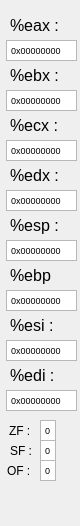
  <widget class="QDockWidget" name="dockWidget">
   <property name="minimumSize">
    <size>
     <width>80</width>
     <height>526</height>
    </size>
   </property>
   <property name="maximumSize">
    <size>
     <width>80</width>
     <height>526</height>
    </size>
   </property>
   <property name="font">
    <font>
     <family>Segoe UI</family>
     <pointsize>7</pointsize>
    </font>
   </property>
   <property name="allowedAreas">
    <set>Qt::LeftDockWidgetArea|Qt::RightDockWidgetArea</set>
   </property>
   <property name="windowTitle">
    <string>Reg&amp;CC</string>
   </property>
   <attribute name="dockWidgetArea">
    <number>1</number>
   </attribute>
   <widget class="QWidget" name="dockWidgetContents">
    <widget class="QLabel" name="text_eax">
     <property name="geometry">
      <rect>
       <x>10</x>
       <y>-10</y>
       <width>70</width>
       <height>71</height>
      </rect>
     </property>
     <property name="font">
      <font>
       <family>Segoe UI</family>
       <pointsize>12</pointsize>
       <weight>50</weight>
       <bold>false</bold>
      </font>
     </property>
     <property name="text">
      <string>%eax :</string>
     </property>
    </widget>
    <widget class="QLabel" name="text_ebx">
     <property name="geometry">
      <rect>
       <x>10</x>
       <y>40</y>
       <width>81</width>
       <height>71</height>
      </rect>
     </property>
     <property name="font">
      <font>
       <family>Segoe UI</family>
       <pointsize>12</pointsize>
       <weight>50</weight>
       <bold>false</bold>
      </font>
     </property>
     <property name="text">
      <string>%ebx :</string>
     </property>
    </widget>
    <widget class="QLabel" name="text_ecx">
     <property name="geometry">
      <rect>
       <x>10</x>
       <y>90</y>
       <width>81</width>
       <height>71</height>
      </rect>
     </property>
     <property name="font">
      <font>
       <family>Segoe UI</family>
       <pointsize>12</pointsize>
       <weight>50</weight>
       <bold>false</bold>
      </font>
     </property>
     <property name="text">
      <string>%ecx :</string>
     </property>
    </widget>
    <widget class="QLabel" name="text_edx">
     <property name="geometry">
      <rect>
       <x>10</x>
       <y>140</y>
       <width>81</width>
       <height>71</height>
      </rect>
     </property>
     <property name="font">
      <font>
       <family>Segoe UI</family>
       <pointsize>12</pointsize>
       <weight>50</weight>
       <bold>false</bold>
      </font>
     </property>
     <property name="text">
      <string>%edx :</string>
     </property>
    </widget>
    <widget class="QLabel" name="text_esp">
     <property name="geometry">
      <rect>
       <x>10</x>
       <y>190</y>
       <width>70</width>
       <height>71</height>
      </rect>
     </property>
     <property name="font">
      <font>
       <family>Segoe UI</family>
       <pointsize>12</pointsize>
       <weight>50</weight>
       <bold>false</bold>
      </font>
     </property>
     <property name="text">
      <string>%esp :</string>
     </property>
    </widget>
    <widget class="QLabel" name="text_ebp">
     <property name="geometry">
      <rect>
       <x>10</x>
       <y>240</y>
       <width>70</width>
       <height>71</height>
      </rect>
     </property>
     <property name="font">
      <font>
       <family>Segoe UI</family>
       <pointsize>12</pointsize>
       <weight>50</weight>
       <bold>false</bold>
      </font>
     </property>
     <property name="text">
      <string>%ebp</string>
     </property>
    </widget>
    <widget class="QLabel" name="text_esi">
     <property name="geometry">
      <rect>
       <x>10</x>
       <y>290</y>
       <width>70</width>
       <height>71</height>
      </rect>
     </property>
     <property name="font">
      <font>
       <family>Segoe UI</family>
       <pointsize>12</pointsize>
       <weight>50</weight>
       <bold>false</bold>
      </font>
     </property>
     <property name="text">
      <string>%esi :</string>
     </property>
    </widget>
    <widget class="QLabel" name="text_edi">
     <property name="geometry">
      <rect>
       <x>10</x>
       <y>340</y>
       <width>70</width>
       <height>71</height>
      </rect>
     </property>
     <property name="font">
      <font>
       <family>Segoe UI</family>
       <pointsize>12</pointsize>
       <weight>50</weight>
       <bold>false</bold>
      </font>
     </property>
     <property name="text">
      <string>%edi :</string>
     </property>
    </widget>
    <widget class="QTextBrowser" name="value_eax">
     <property name="geometry">
      <rect>
       <x>6</x>
       <y>40</y>
       <width>71</width>
       <height>21</height>
      </rect>
     </property>
     <property name="layoutDirection">
      <enum>Qt::RightToLeft</enum>
     </property>
     <property name="frameShadow">
      <enum>QFrame::Plain</enum>
     </property>
     <property name="lineWidth">
      <number>0</number>
     </property>
     <property name="verticalScrollBarPolicy">
      <enum>Qt::ScrollBarAlwaysOff</enum>
     </property>
     <property name="horizontalScrollBarPolicy">
      <enum>Qt::ScrollBarAlwaysOff</enum>
     </property>
     <property name="html">
      <string>&lt;!DOCTYPE HTML PUBLIC &quot;-//W3C//DTD HTML 4.0//EN&quot; &quot;http://www.w3.org/TR/REC-html40/strict.dtd&quot;&gt;
&lt;html&gt;&lt;head&gt;&lt;meta name=&quot;qrichtext&quot; content=&quot;1&quot; /&gt;&lt;style type=&quot;text/css&quot;&gt;
p, li { white-space: pre-wrap; }
&lt;/style&gt;&lt;/head&gt;&lt;body style=&quot; font-family:'Segoe UI'; font-size:7pt; font-weight:400; font-style:normal;&quot;&gt;
&lt;p style=&quot; margin-top:0px; margin-bottom:0px; margin-left:0px; margin-right:0px; -qt-block-indent:0; text-indent:0px;&quot;&gt;0x00000000&lt;/p&gt;&lt;/body&gt;&lt;/html&gt;</string>
     </property>
    </widget>
    <widget class="QTextBrowser" name="value_ebx">
     <property name="geometry">
      <rect>
       <x>6</x>
       <y>90</y>
       <width>71</width>
       <height>21</height>
      </rect>
     </property>
     <property name="layoutDirection">
      <enum>Qt::RightToLeft</enum>
     </property>
     <property name="frameShadow">
      <enum>QFrame::Plain</enum>
     </property>
     <property name="lineWidth">
      <number>0</number>
     </property>
     <property name="verticalScrollBarPolicy">
      <enum>Qt::ScrollBarAlwaysOff</enum>
     </property>
     <property name="horizontalScrollBarPolicy">
      <enum>Qt::ScrollBarAlwaysOff</enum>
     </property>
     <property name="html">
      <string>&lt;!DOCTYPE HTML PUBLIC &quot;-//W3C//DTD HTML 4.0//EN&quot; &quot;http://www.w3.org/TR/REC-html40/strict.dtd&quot;&gt;
&lt;html&gt;&lt;head&gt;&lt;meta name=&quot;qrichtext&quot; content=&quot;1&quot; /&gt;&lt;style type=&quot;text/css&quot;&gt;
p, li { white-space: pre-wrap; }
&lt;/style&gt;&lt;/head&gt;&lt;body style=&quot; font-family:'Segoe UI'; font-size:7pt; font-weight:400; font-style:normal;&quot;&gt;
&lt;p style=&quot; margin-top:0px; margin-bottom:0px; margin-left:0px; margin-right:0px; -qt-block-indent:0; text-indent:0px;&quot;&gt;0x00000000&lt;/p&gt;&lt;/body&gt;&lt;/html&gt;</string>
     </property>
    </widget>
    <widget class="QTextBrowser" name="value_ecx">
     <property name="geometry">
      <rect>
       <x>6</x>
       <y>140</y>
       <width>71</width>
       <height>21</height>
      </rect>
     </property>
     <property name="layoutDirection">
      <enum>Qt::RightToLeft</enum>
     </property>
     <property name="frameShadow">
      <enum>QFrame::Plain</enum>
     </property>
     <property name="lineWidth">
      <number>0</number>
     </property>
     <property name="verticalScrollBarPolicy">
      <enum>Qt::ScrollBarAlwaysOff</enum>
     </property>
     <property name="horizontalScrollBarPolicy">
      <enum>Qt::ScrollBarAlwaysOff</enum>
     </property>
     <property name="html">
      <string>&lt;!DOCTYPE HTML PUBLIC &quot;-//W3C//DTD HTML 4.0//EN&quot; &quot;http://www.w3.org/TR/REC-html40/strict.dtd&quot;&gt;
&lt;html&gt;&lt;head&gt;&lt;meta name=&quot;qrichtext&quot; content=&quot;1&quot; /&gt;&lt;style type=&quot;text/css&quot;&gt;
p, li { white-space: pre-wrap; }
&lt;/style&gt;&lt;/head&gt;&lt;body style=&quot; font-family:'Segoe UI'; font-size:7pt; font-weight:400; font-style:normal;&quot;&gt;
&lt;p style=&quot; margin-top:0px; margin-bottom:0px; margin-left:0px; margin-right:0px; -qt-block-indent:0; text-indent:0px;&quot;&gt;0x00000000&lt;/p&gt;&lt;/body&gt;&lt;/html&gt;</string>
     </property>
    </widget>
    <widget class="QTextBrowser" name="value_edx">
     <property name="geometry">
      <rect>
       <x>6</x>
       <y>190</y>
       <width>71</width>
       <height>21</height>
      </rect>
     </property>
     <property name="layoutDirection">
      <enum>Qt::RightToLeft</enum>
     </property>
     <property name="frameShadow">
      <enum>QFrame::Plain</enum>
     </property>
     <property name="lineWidth">
      <number>0</number>
     </property>
     <property name="verticalScrollBarPolicy">
      <enum>Qt::ScrollBarAlwaysOff</enum>
     </property>
     <property name="horizontalScrollBarPolicy">
      <enum>Qt::ScrollBarAlwaysOff</enum>
     </property>
     <property name="html">
      <string>&lt;!DOCTYPE HTML PUBLIC &quot;-//W3C//DTD HTML 4.0//EN&quot; &quot;http://www.w3.org/TR/REC-html40/strict.dtd&quot;&gt;
&lt;html&gt;&lt;head&gt;&lt;meta name=&quot;qrichtext&quot; content=&quot;1&quot; /&gt;&lt;style type=&quot;text/css&quot;&gt;
p, li { white-space: pre-wrap; }
&lt;/style&gt;&lt;/head&gt;&lt;body style=&quot; font-family:'Segoe UI'; font-size:7pt; font-weight:400; font-style:normal;&quot;&gt;
&lt;p style=&quot; margin-top:0px; margin-bottom:0px; margin-left:0px; margin-right:0px; -qt-block-indent:0; text-indent:0px;&quot;&gt;0x00000000&lt;/p&gt;&lt;/body&gt;&lt;/html&gt;</string>
     </property>
    </widget>
    <widget class="QTextBrowser" name="value_esp">
     <property name="geometry">
      <rect>
       <x>6</x>
       <y>240</y>
       <width>71</width>
       <height>21</height>
      </rect>
     </property>
     <property name="layoutDirection">
      <enum>Qt::RightToLeft</enum>
     </property>
     <property name="frameShadow">
      <enum>QFrame::Plain</enum>
     </property>
     <property name="lineWidth">
      <number>0</number>
     </property>
     <property name="verticalScrollBarPolicy">
      <enum>Qt::ScrollBarAlwaysOff</enum>
     </property>
     <property name="horizontalScrollBarPolicy">
      <enum>Qt::ScrollBarAlwaysOff</enum>
     </property>
     <property name="html">
      <string>&lt;!DOCTYPE HTML PUBLIC &quot;-//W3C//DTD HTML 4.0//EN&quot; &quot;http://www.w3.org/TR/REC-html40/strict.dtd&quot;&gt;
&lt;html&gt;&lt;head&gt;&lt;meta name=&quot;qrichtext&quot; content=&quot;1&quot; /&gt;&lt;style type=&quot;text/css&quot;&gt;
p, li { white-space: pre-wrap; }
&lt;/style&gt;&lt;/head&gt;&lt;body style=&quot; font-family:'Segoe UI'; font-size:7pt; font-weight:400; font-style:normal;&quot;&gt;
&lt;p style=&quot; margin-top:0px; margin-bottom:0px; margin-left:0px; margin-right:0px; -qt-block-indent:0; text-indent:0px;&quot;&gt;0x00000000&lt;/p&gt;&lt;/body&gt;&lt;/html&gt;</string>
     </property>
    </widget>
    <widget class="QTextBrowser" name="value_ebp">
     <property name="geometry">
      <rect>
       <x>6</x>
       <y>290</y>
       <width>71</width>
       <height>21</height>
      </rect>
     </property>
     <property name="layoutDirection">
      <enum>Qt::RightToLeft</enum>
     </property>
     <property name="frameShadow">
      <enum>QFrame::Plain</enum>
     </property>
     <property name="lineWidth">
      <number>0</number>
     </property>
     <property name="verticalScrollBarPolicy">
      <enum>Qt::ScrollBarAlwaysOff</enum>
     </property>
     <property name="horizontalScrollBarPolicy">
      <enum>Qt::ScrollBarAlwaysOff</enum>
     </property>
     <property name="html">
      <string>&lt;!DOCTYPE HTML PUBLIC &quot;-//W3C//DTD HTML 4.0//EN&quot; &quot;http://www.w3.org/TR/REC-html40/strict.dtd&quot;&gt;
&lt;html&gt;&lt;head&gt;&lt;meta name=&quot;qrichtext&quot; content=&quot;1&quot; /&gt;&lt;style type=&quot;text/css&quot;&gt;
p, li { white-space: pre-wrap; }
&lt;/style&gt;&lt;/head&gt;&lt;body style=&quot; font-family:'Segoe UI'; font-size:7pt; font-weight:400; font-style:normal;&quot;&gt;
&lt;p style=&quot; margin-top:0px; margin-bottom:0px; margin-left:0px; margin-right:0px; -qt-block-indent:0; text-indent:0px;&quot;&gt;0x00000000&lt;/p&gt;&lt;/body&gt;&lt;/html&gt;</string>
     </property>
    </widget>
    <widget class="QTextBrowser" name="value_esi">
     <property name="geometry">
      <rect>
       <x>6</x>
       <y>340</y>
       <width>71</width>
       <height>21</height>
      </rect>
     </property>
     <property name="layoutDirection">
      <enum>Qt::RightToLeft</enum>
     </property>
     <property name="frameShadow">
      <enum>QFrame::Plain</enum>
     </property>
     <property name="lineWidth">
      <number>0</number>
     </property>
     <property name="verticalScrollBarPolicy">
      <enum>Qt::ScrollBarAlwaysOff</enum>
     </property>
     <property name="horizontalScrollBarPolicy">
      <enum>Qt::ScrollBarAlwaysOff</enum>
     </property>
     <property name="html">
      <string>&lt;!DOCTYPE HTML PUBLIC &quot;-//W3C//DTD HTML 4.0//EN&quot; &quot;http://www.w3.org/TR/REC-html40/strict.dtd&quot;&gt;
&lt;html&gt;&lt;head&gt;&lt;meta name=&quot;qrichtext&quot; content=&quot;1&quot; /&gt;&lt;style type=&quot;text/css&quot;&gt;
p, li { white-space: pre-wrap; }
&lt;/style&gt;&lt;/head&gt;&lt;body style=&quot; font-family:'Segoe UI'; font-size:7pt; font-weight:400; font-style:normal;&quot;&gt;
&lt;p style=&quot; margin-top:0px; margin-bottom:0px; margin-left:0px; margin-right:0px; -qt-block-indent:0; text-indent:0px;&quot;&gt;0x00000000&lt;/p&gt;&lt;/body&gt;&lt;/html&gt;</string>
     </property>
    </widget>
    <widget class="QTextBrowser" name="value_edi">
     <property name="geometry">
      <rect>
       <x>6</x>
       <y>390</y>
       <width>71</width>
       <height>21</height>
      </rect>
     </property>
     <property name="layoutDirection">
      <enum>Qt::RightToLeft</enum>
     </property>
     <property name="frameShadow">
      <enum>QFrame::Plain</enum>
     </property>
     <property name="lineWidth">
      <number>0</number>
     </property>
     <property name="verticalScrollBarPolicy">
      <enum>Qt::ScrollBarAlwaysOff</enum>
     </property>
     <property name="horizontalScrollBarPolicy">
      <enum>Qt::ScrollBarAlwaysOff</enum>
     </property>
     <property name="html">
      <string>&lt;!DOCTYPE HTML PUBLIC &quot;-//W3C//DTD HTML 4.0//EN&quot; &quot;http://www.w3.org/TR/REC-html40/strict.dtd&quot;&gt;
&lt;html&gt;&lt;head&gt;&lt;meta name=&quot;qrichtext&quot; content=&quot;1&quot; /&gt;&lt;style type=&quot;text/css&quot;&gt;
p, li { white-space: pre-wrap; }
&lt;/style&gt;&lt;/head&gt;&lt;body style=&quot; font-family:'Segoe UI'; font-size:7pt; font-weight:400; font-style:normal;&quot;&gt;
&lt;p style=&quot; margin-top:0px; margin-bottom:0px; margin-left:0px; margin-right:0px; -qt-block-indent:0; text-indent:0px;&quot;&gt;0x00000000&lt;/p&gt;&lt;/body&gt;&lt;/html&gt;</string>
     </property>
    </widget>
    <widget class="QLabel" name="text_ZF">
     <property name="geometry">
      <rect>
       <x>9</x>
       <y>420</y>
       <width>50</width>
       <height>21</height>
      </rect>
     </property>
     <property name="font">
      <font>
       <pointsize>9</pointsize>
      </font>
     </property>
     <property name="text">
      <string>ZF :</string>
     </property>
    </widget>
    <widget class="QLabel" name="text_SF">
     <property name="geometry">
      <rect>
       <x>10</x>
       <y>440</y>
       <width>50</width>
       <height>21</height>
      </rect>
     </property>
     <property name="font">
      <font>
       <pointsize>9</pointsize>
      </font>
     </property>
     <property name="text">
      <string>SF :</string>
     </property>
    </widget>
    <widget class="QLabel" name="text_OF">
     <property name="geometry">
      <rect>
       <x>7</x>
       <y>460</y>
       <width>50</width>
       <height>21</height>
      </rect>
     </property>
     <property name="font">
      <font>
       <pointsize>9</pointsize>
      </font>
     </property>
     <property name="text">
      <string>OF :</string>
     </property>
    </widget>
    <widget class="QTextBrowser" name="value_ZF">
     <property name="geometry">
      <rect>
       <x>40</x>
       <y>420</y>
       <width>16</width>
       <height>21</height>
      </rect>
     </property>
     <property name="layoutDirection">
      <enum>Qt::RightToLeft</enum>
     </property>
     <property name="frameShadow">
      <enum>QFrame::Plain</enum>
     </property>
     <property name="lineWidth">
      <number>0</number>
     </property>
     <property name="verticalScrollBarPolicy">
      <enum>Qt::ScrollBarAlwaysOff</enum>
     </property>
     <property name="horizontalScrollBarPolicy">
      <enum>Qt::ScrollBarAlwaysOff</enum>
     </property>
     <property name="html">
      <string>&lt;!DOCTYPE HTML PUBLIC &quot;-//W3C//DTD HTML 4.0//EN&quot; &quot;http://www.w3.org/TR/REC-html40/strict.dtd&quot;&gt;
&lt;html&gt;&lt;head&gt;&lt;meta name=&quot;qrichtext&quot; content=&quot;1&quot; /&gt;&lt;style type=&quot;text/css&quot;&gt;
p, li { white-space: pre-wrap; }
&lt;/style&gt;&lt;/head&gt;&lt;body style=&quot; font-family:'Segoe UI'; font-size:7pt; font-weight:400; font-style:normal;&quot;&gt;
&lt;p style=&quot; margin-top:0px; margin-bottom:0px; margin-left:0px; margin-right:0px; -qt-block-indent:0; text-indent:0px;&quot;&gt;0&lt;/p&gt;&lt;/body&gt;&lt;/html&gt;</string>
     </property>
    </widget>
    <widget class="QTextBrowser" name="value_SF">
     <property name="geometry">
      <rect>
       <x>40</x>
       <y>440</y>
       <width>16</width>
       <height>21</height>
      </rect>
     </property>
     <property name="layoutDirection">
      <enum>Qt::RightToLeft</enum>
     </property>
     <property name="frameShadow">
      <enum>QFrame::Plain</enum>
     </property>
     <property name="lineWidth">
      <number>0</number>
     </property>
     <property name="verticalScrollBarPolicy">
      <enum>Qt::ScrollBarAlwaysOff</enum>
     </property>
     <property name="horizontalScrollBarPolicy">
      <enum>Qt::ScrollBarAlwaysOff</enum>
     </property>
     <property name="html">
      <string>&lt;!DOCTYPE HTML PUBLIC &quot;-//W3C//DTD HTML 4.0//EN&quot; &quot;http://www.w3.org/TR/REC-html40/strict.dtd&quot;&gt;
&lt;html&gt;&lt;head&gt;&lt;meta name=&quot;qrichtext&quot; content=&quot;1&quot; /&gt;&lt;style type=&quot;text/css&quot;&gt;
p, li { white-space: pre-wrap; }
&lt;/style&gt;&lt;/head&gt;&lt;body style=&quot; font-family:'Segoe UI'; font-size:7pt; font-weight:400; font-style:normal;&quot;&gt;
&lt;p style=&quot; margin-top:0px; margin-bottom:0px; margin-left:0px; margin-right:0px; -qt-block-indent:0; text-indent:0px;&quot;&gt;0&lt;/p&gt;&lt;/body&gt;&lt;/html&gt;</string>
     </property>
    </widget>
    <widget class="QTextBrowser" name="value_OF">
     <property name="geometry">
      <rect>
       <x>40</x>
       <y>460</y>
       <width>16</width>
       <height>21</height>
      </rect>
     </property>
     <property name="layoutDirection">
      <enum>Qt::RightToLeft</enum>
     </property>
     <property name="frameShadow">
      <enum>QFrame::Plain</enum>
     </property>
     <property name="lineWidth">
      <number>0</number>
     </property>
     <property name="verticalScrollBarPolicy">
      <enum>Qt::ScrollBarAlwaysOff</enum>
     </property>
     <property name="horizontalScrollBarPolicy">
      <enum>Qt::ScrollBarAlwaysOff</enum>
     </property>
     <property name="html">
      <string>&lt;!DOCTYPE HTML PUBLIC &quot;-//W3C//DTD HTML 4.0//EN&quot; &quot;http://www.w3.org/TR/REC-html40/strict.dtd&quot;&gt;
&lt;html&gt;&lt;head&gt;&lt;meta name=&quot;qrichtext&quot; content=&quot;1&quot; /&gt;&lt;style type=&quot;text/css&quot;&gt;
p, li { white-space: pre-wrap; }
&lt;/style&gt;&lt;/head&gt;&lt;body style=&quot; font-family:'Segoe UI'; font-size:7pt; font-weight:400; font-style:normal;&quot;&gt;
&lt;p style=&quot; margin-top:0px; margin-bottom:0px; margin-left:0px; margin-right:0px; -qt-block-indent:0; text-indent:0px;&quot;&gt;0&lt;/p&gt;&lt;/body&gt;&lt;/html&gt;</string>
     </property>
    </widget>
   </widget>
  </widget>
